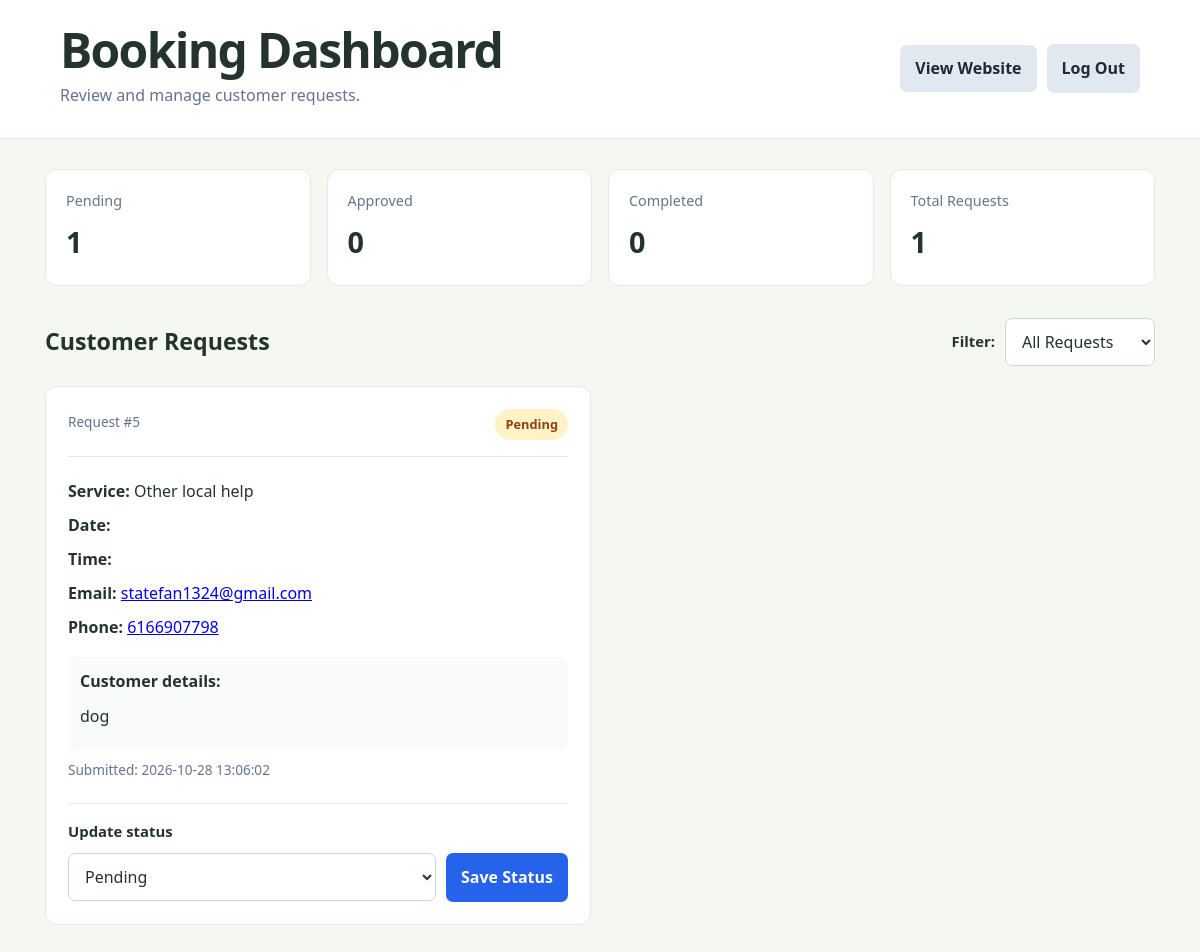
Before: /admin (signed in) with the older database file.
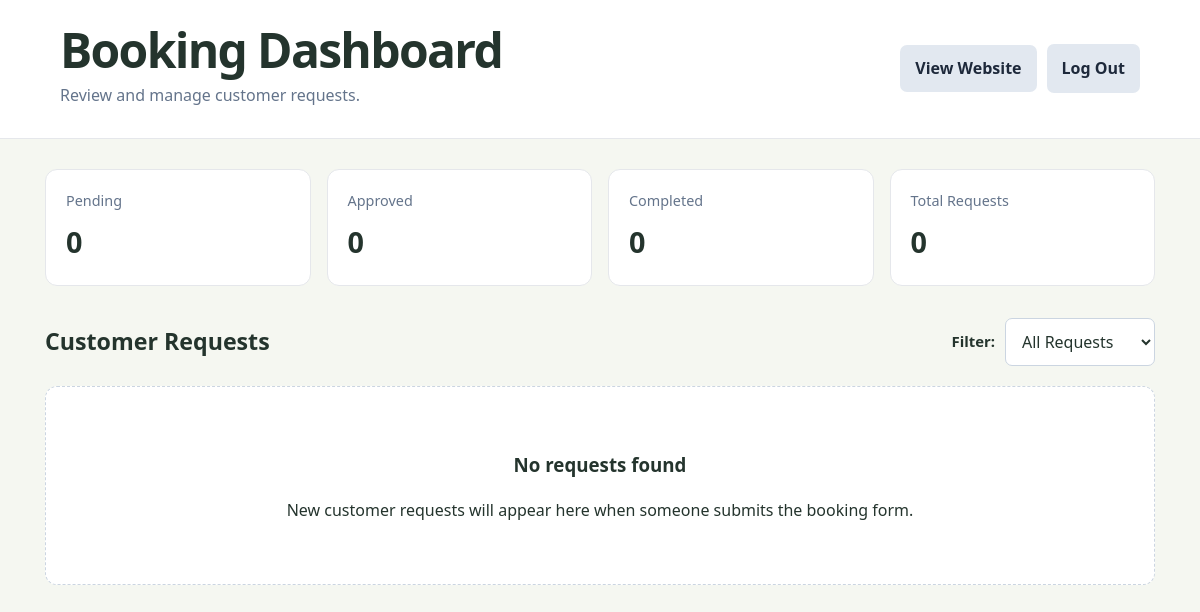
After: the same page with the newer database file.
### tables this page shows
CREATE TABLE bookings (
                    id INTEGER PRIMARY KEY AUTOINCREMENT,
                    name TEXT NOT NULL DEFAULT '',
                    email TEXT NOT NULL DEFAULT '',
                    phone TEXT DEFAULT '',
                    service TEXT NOT NULL DEFAULT '',
                    service_date TEXT NOT NULL DEFAULT '',
                    service_time TEXT NOT NULL DEFAULT '',
                    details TEXT DEFAULT '',
                    status TEXT NOT NULL DEFAULT 'Pending',
                    created_at TIMESTAMP DEFAULT CURRENT_TIMESTAMP
                );

### app.py (the view)
@app.route("/admin")
@admin_required
def admin_dashboard():
    selected_status = request.args.get("status", "All")
    with get_db() as db:
        counts = {
            row["status"]: row["total"]
            for row in execute(db, """
                SELECT status, COUNT(*) AS total
                FROM bookings
                GROUP BY status
            """).fetchall()
        }
        if selected_status in STATUSES:
            bookings = execute(db, """
                SELECT * FROM bookings
                WHERE status = ?
                ORDER BY service_date ASC, service_time ASC
            """, (selected_status,)).fetchall()
        else:
            selected_status = "All"
            bookings = execute(db, """
                SELECT * FROM bookings
                ORDER BY
                    CASE status
                        WHEN 'Pending' THEN 0
                        WHEN 'Approved' THEN 1
                        ELSE 2
                    END,
                    service_date ASC,
                    service_time ASC
            """).fetchall()
    return render_template(
        "admin_dashboard.html",
        bookings=bookings,
        statuses=STATUSES,
        selected_status=selected_status,
        counts=counts
    )

### app.py (called while the page is built)
@contextmanager
def get_db():
    if DATABASE_URL:
        connection = psycopg.connect(DATABASE_URL, row_factory=dict_row)
    else:
        connection = sqlite3.connect(SQLITE_DATABASE)
        connection.row_factory = sqlite3.Row
    try:
        yield connection
        connection.commit()
    except Exception:
        connection.rollback()
        raise
    finally:
        connection.close()

def execute(db, sql, params=()):
    if DATABASE_URL:
        sql = sql.replace("?", "%s")
    return db.execute(sql, params)

@app.before_request
def keep_admin_local():
    if IS_PUBLIC and (request.path == "/admin" or request.path.startswith("/admin/")):
        abort(404)

def admin_required(view):
    @wraps(view)
    def wrapped_view(**kwargs):
        if not session.get("admin_authenticated"):
            return redirect(url_for("admin_login"))
        return view(**kwargs)
    return wrapped_view

### templates/admin_dashboard.html (shortened to what this page needs)
<!DOCTYPE html>
<html lang="en">
<head>
    <link rel="stylesheet"
          href="{{ url_for('static', filename='style.css') }}">
</head>
<body>
    <header class="admin-header">
        <div>
            <h1>Booking Dashboard</h1>
            <p>Review and manage customer requests.</p>
        </div>
        <div class="admin-header-actions">
            <a class="secondary-button" href="{{ url_for('index') }}">
                View Website
            </a>
            <form method="POST" action="{{ url_for('admin_logout') }}">
                <button class="secondary-button" type="submit">
                    Log Out
                </button>
            </form>
        </div>
    </header>
    <main class="admin-main">
        <section class="stats-grid">
            <div class="stat-card">
                <span>Pending</span>
                <strong>{{ counts.get('Pending', 0) }}</strong>
            </div>
            <div class="stat-card">
                <span>Approved</span>
                <strong>{{ counts.get('Approved', 0) }}</strong>
            </div>
            <div class="stat-card">
                <span>Completed</span>
                <strong>{{ counts.get('Completed', 0) }}</strong>
            </div>
            <div class="stat-card">
                <span>Total Requests</span>
                <strong>{{ counts.values() | sum }}</strong>
            </div>
        </section>
        <section class="booking-section">
            <div class="booking-section-heading">
                <h2>Customer Requests</h2>
                <form method="GET"
                      action="{{ url_for('admin_dashboard') }}"
                      class="filter-form">
                    <label for="status-filter">Filter:</label>
                    <select id="status-filter" name="status"
                            onchange="this.form.submit()">
                        <option value="All"
                            {% if selected_status == 'All' %}selected{% endif %}>
                            All Requests
                        </option>
                    </select>
                </form>
            </div>
            {% if bookings %}
                <div class="booking-list">
                    {% for booking in bookings %}
                        <article class="booking-card">
                            <div class="booking-card-top">
                                <div>
                                    <span class="booking-id">
                                        Request #{{ booking.id }}
                                    </span>
                                </div>
                                <span class="status status-{{ booking.status | lower }}">
                                    {{ booking.status }}
                                </span>
                            </div>
                            <div class="booking-details">
                                <p>
                                    <strong>Service:</strong>
                                    {{ booking.service }}
                                </p>
                                <p>
                                    <strong>Date:</strong>
                                </p>
                                <p>
                                    <strong>Time:</strong>
                                </p>
                                <p>
                                    <strong>Email:</strong>
                                    <a href="mailto:{{ booking.email }}">
                                        {{ booking.email }}
                                    </a>
                                </p>
                                {% if booking.phone %}
                                    <p>
                                        <strong>Phone:</strong>
                                        <a href="tel:{{ booking.phone }}">
                                            {{ booking.phone }}
                                        </a>
                                    </p>
                                {% endif %}
                                {% if booking.details %}
                                    <div class="customer-notes">
                                        <strong>Customer details:</strong>
                                        <p>{{ booking.details }}</p>
                                    </div>
                                {% endif %}
                                <p class="submitted-date">
                                    Submitted: {{ booking.created_at }}
                                </p>
                            </div>
                            <form
                                method="POST"
                                action="{{ url_for(
                                    'update_booking_status',
                                    booking_id=booking.id
                                ) }}"
                                class="status-form"
                            >
                                <label for="status-{{ booking.id }}">
                                    Update status
                                </label>
                                <select
                                    id="status-{{ booking.id }}"
                                    name="status"
                                    required
                                >
                                    {% for status in statuses %}
                                        <option value="{{ status }}"
                                            {% if booking.status == status %}
                                                selected
                                            {% endif %}
                                        >
                                            {{ status }}
                                        </option>
                                    {% endfor %}
                                </select>
                                <button type="submit" class="primary-button">
                                    Save Status
                                </button>
                            </form>
                        </article>
                    {% endfor %}
                </div>
            {% else %}
                <div class="empty-state">
                    <h3>No requests found</h3>
                    <p>
                        New customer requests will appear here when someone
                        submits the booking form.
                    </p>
                </div>
            {% endif %}
        </section>
    </main>
</body>
</html>

### static/style.css (style rules this page uses)
:root { color-scheme: light; --ink: #24342d; --muted: #66746c; --green: #2f684b; --green-dark: #24523b; --line: #dce5dd; --cream: #f5f7f1; --white: #ffffff; --error: #8e2828; }
* { box-sizing: border-box; }
body { margin: 0; background: var(--cream); color: var(--ink); font-family: system-ui, -apple-system, BlinkMacSystemFont, "Segoe UI", sans-serif; line-height: 1.55; }
h1 { margin: 8px 0 12px; font-size: clamp(2rem, 5vw, 3rem); line-height: 1.1; letter-spacing: -.035em; }
h2 { margin: 0; font-size: 1.45rem; }
label { font-size: .93rem; font-weight: 700; }
input, select, textarea { width: 100%; min-height: 46px; padding: 11px 12px; border: 1px solid #cbd7ce; border-radius: 10px; background: white; color: var(--ink); font: inherit; }
button, .button-link { display: inline-flex; justify-content: center; align-items: center; width: 100%; min-height: 49px; padding: 12px 18px; border: 0; border-radius: 11px; background: var(--green); color: white; font: inherit; font-weight: 750; text-align: center; text-decoration: none; cursor: pointer; }
.admin-header { display: flex; justify-content: space-between; align-items: center; gap: 20px; padding: 24px 5%; background: #ffffff; border-bottom: 1px solid #e5e7eb; }
.admin-header h1, .admin-header p { margin: 0 0 6px; }
.admin-header p { color: #64748b; }
.admin-header-actions { display: flex; align-items: center; gap: 10px; }
.admin-header-actions form { margin: 0; }
.admin-main { max-width: 1150px; margin: 0 auto; padding: 30px 20px; }
.admin-panel input, .status-form select, .filter-form select { width: 100%; box-sizing: border-box; padding: 11px 12px; border: 1px solid #cbd5e1; border-radius: 7px; font: inherit; }
.stats-grid { display: grid; grid-template-columns: repeat(4, minmax(0, 1fr)); gap: 16px; margin-bottom: 32px; }
.stat-card { padding: 20px; background: #ffffff; border: 1px solid #e5e7eb; border-radius: 12px; }
.stat-card span { display: block; margin-bottom: 8px; color: #64748b; font-size: 0.9rem; }
.stat-card strong { font-size: 1.8rem; }
.booking-section { margin-top: 20px; }
.booking-section-heading { display: flex; justify-content: space-between; align-items: center; gap: 16px; margin-bottom: 20px; }
.filter-form { display: flex; align-items: center; gap: 10px; }
.filter-form select { min-width: 150px; }
.primary-button, .secondary-button { display: inline-block; padding: 11px 15px; border: 0; border-radius: 7px; font: inherit; font-weight: 600; text-align: center; text-decoration: none; cursor: pointer; }
.secondary-button { background: #e2e8f0; color: #1e293b; }
.empty-state { padding: 45px 20px; text-align: center; background: #ffffff; border: 1px dashed #cbd5e1; border-radius: 12px; }

Changed rows visible on the page:
removed bookings: id "5", status "Pending", service "Other local help", email "statefan1324@gmail.com", phone "6166907798", details "dog", created_at "2026-10-28 13:06:02"
Other visible differences:
{{ counts.get('Pending', 0) }}: "1" → "0"
{{ counts.values() | sum }}: "1" → "0"
text now shown: "No requests found New customer requests will appear here when someone submits the booking form."
